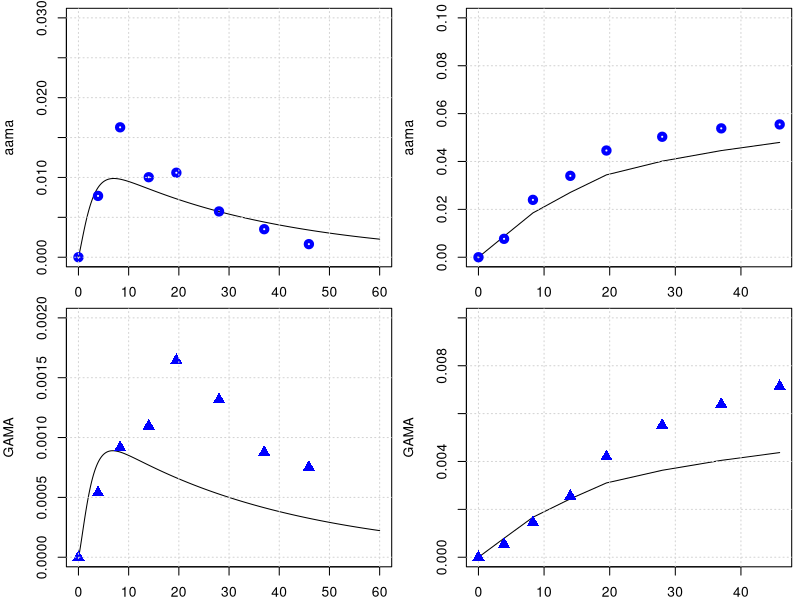

Recreate this plot in R.
library(deSolve)
library(minpack.lm)

graphics.off()

#body weight in kg
BW = 70 

# fractions of BW
##https://journals.sagepub.com/doi/pdf/10.1177/ANIB_32_3-4
F_B = 0.079 
F_B_AB = 0.35 #fraction: arterial blood of blood volume
F_B_VB = 0.65 #fraction: venous blood of blood volume
F_Li = 0.026
F_Ki = 0.0044
F_T = 1-(F_B+F_Li+F_Ki)

#organ volumes in L
V_AB <- BW*F_B*F_B_AB 
V_VB <- BW*F_B*F_B_VB 
V_T <- BW*F_T
V_Ki <- BW*F_Ki
V_Li <- BW*F_Li

#cardiac output in L/(kg*h)
##https://journals.sagepub.com/doi/pdf/10.1177/ANIB_32_3-4
QCC = 16 #12.5 # maybe 14 or 6.5 check?
Q_C = QCC*BW^0.75
FQ_P = 2.5/100 

FQ_Li = 0.19
FQ_Ki = 0.255 #total - there is also an aterial flow rate 
FQ_T = 1 -( FQ_Li + FQ_Ki +FQ_P)
Q_Li <- Q_C*FQ_Li
Q_Ki <- Q_C*FQ_Ki
Q_T <- Q_C*FQ_T

# partition coefficient
pAA_TB = 0.4
pAA_KiB = 0.8
pAA_LiB = 0.3

pGA_TB = 0.97
pGA_LiB = 0.5
pGA_KiB = 1.0

#reaction rate constants 
k_AAuptake = 1 #1/h

k_onAA_T = 0.028 #1/h
k_onAA_B = 0.0036 #1/h
k_onAA_Li = 0.071 #1/h
k_onAA_Ki = 0.13 #1/h

k_syn_GSH = 0.025 #mmol/h 
k_cl_GSH = 0.35 #1/h
k_onAA_GSH = 0.55 #L/(mmol h)
k_onGA_GSH = 0.8 #L/(mmol h)

k_onGA_T = 0.089 #1/h
k_onGA_B = 0.0108 #1/h
k_onGA_Ki = k_onAA_T/2 #1/h
k_onGA_Li = 0.215 #1/h

k_exc_AAMA = 0.029      # 0.049 #1/h or 0.13 # this will change the shape
k_exc_GAMA = 0.027     # 0.077 #1/h  # or 0.027
k_exc_GAOH = 0.077     # 1/h
k_exc_GA <- 2.48       # 1/h Q_Ki*0.025
k_exc_AA <- 2


MW_aa = 71   # mg/mmol
MW_ga = 87   # mg/mmol

MW_GSH = 307.32 # mg/mmol

# Maximum velocity for enzymatic reaction 
V_max_p450 = 9 /MW_aa*BW^0.7  # 0.235 mg/h (Tien: AA to GA mmol/hr)
V_max_EH = 20 /MW_ga*BW^0.7  
KM_p450 = 10.0
KM_EH = 100.0

k_0_GSH = 7
### CHECK  WHY     m_GSH_Li = 7.0*V_Li, Tien: 7.0 as in Sweeney is the Initial GSH (mmol/l)

# +++++++++++++++++++++++++++++++++++++++++++++++++++++++++++++++++
# create list of parameter
# +++++++++++++++++++++++++++++++++++++++++++++++++++++++++++++++++
params <- unlist(c(data.frame(pAA_TB, pAA_LiB, pAA_KiB,
                              pGA_TB, pGA_LiB, pGA_KiB,
                              k_onAA_T, k_onAA_B, k_onAA_Li, k_onAA_GSH, k_onAA_Ki,
                              k_onGA_T, k_onGA_B, k_onGA_Li, k_onGA_Ki, k_exc_GA,
                              k_onGA_GSH, k_exc_AAMA, k_exc_GAMA, k_exc_GAOH,
                              k_cl_GSH, V_max_p450, KM_p450, V_max_EH, KM_EH,
                              k_AAuptake)
                          ))
yini <- c(m_AA_AB = 0.0, m_GA_AB = 0.0, m_AA_VB = 0.0, m_GA_VB = 0.0,
          m_AA_Ki = 0.0, m_GA_Ki = 0.0, m_AA_dose = 0 ,
          m_AA_Li = 0.0, m_AAMA = 0.0,  #m_AAMA_urinary = 0.0,
          m_GA_Li = 0.0, m_GAMA = 0.0,
          #m_GAMA_urinary = 0.0, 
          m_GSH_Li = k_0_GSH * V_Li * MW_GSH, 
          m_AA_T = 0.0, m_GA_T = 0.0,
          m_GAOH = 0.0, 
          m_AA_out = 0.0,
          m_AA_accum = 0.0,
          m_AA_free = 0.0,
          m_AA_in = 0.0,
          m_GA_out = 0.0,
          m_GA_accum = 0.0,
          m_GA_free = 0.0,
          m_GA_in = 0.0
)
# ++++++++++++++++++++++++++++++++++++++++++++++++++++++++++++++++++
# PBPK model for Acrylamide 
# ++++++++++++++++++++++++++++++++++++++++++++++++++++++++++++++++++
PBPKmodelAA <- function(t,state,parameter){
  with(as.list(c(t,state,parameter)), {
    #concentrations blood in the organs in mg/L
    c_AA_AB <- m_AA_AB/V_AB
    c_AA_VB <- m_AA_VB/V_VB
    c_AA_T <- m_AA_T/V_T
    c_AA_Li <- m_AA_Li/V_Li
    c_AA_Ki <- m_AA_Ki/V_Ki
    
    c_GSH_Li <- m_GSH_Li/V_Li
    
    c_GA_AB <- m_GA_AB/V_AB
    c_GA_VB <- m_GA_VB/V_VB
    c_GA_T <- m_GA_T/V_T
    c_GA_Li <- m_GA_Li/V_Li
    c_GA_Ki <- m_GA_Ki/V_Ki
    
    # units checked -> mg/h   
    dm_AA_AB <- Q_C*(c_AA_VB - c_AA_AB) -k_onAA_B*m_AA_AB
    dm_GA_AB <- Q_C*(c_GA_VB - c_GA_AB) -k_onGA_B*m_GA_AB
    # units checked -> mg/h   
    dm_AA_VB <- Q_T*(c_AA_T/pAA_TB) +Q_Li*(c_AA_Li/pAA_LiB) +Q_Ki*(c_AA_Ki/pAA_KiB) - Q_C*c_AA_VB -k_onAA_B*m_AA_VB
    dm_GA_VB <- Q_T*(c_GA_T/pGA_TB) +Q_Li*(c_GA_Li/pGA_LiB) +Q_Ki*(c_GA_Ki/pGA_KiB) - Q_C*c_GA_VB -k_onGA_B*m_GA_VB
    # units checked -> mg/h   
    dm_AA_Ki <- Q_Ki*c_AA_AB -Q_Ki*(c_AA_Ki/pAA_KiB) -k_onAA_Ki*m_AA_Ki 
    dm_GA_Ki <- Q_Ki*c_GA_AB -Q_Ki*(c_GA_Ki/pGA_KiB) -k_onGA_Ki*m_GA_Ki 
    # units checked -> mg/h   
    dm_AA_dose <- -k_AAuptake*m_AA_dose
    
    metAA_GSH <- k_onAA_GSH*c_GSH_Li*m_AA_Li / MW_GSH
    metAA_P450 <- V_max_p450 * MW_aa*c_AA_Li/ (KM_p450+c_AA_Li)
    # units checked -> mg/h  
    #   RAL1 = QL*CA1 + KA*STOM - QL*CVL1 - RP450 - RGST1 - rpbl1
    dm_AA_Li <- Q_Li*(c_AA_AB - c_AA_Li/pAA_LiB) + k_AAuptake*m_AA_dose - 
                  k_onAA_Li*m_AA_Li  - metAA_P450 - metAA_GSH
    # Trine: I think the two last parts of the equation should be subtracted. 
    # Metabolism of AA by P450 and EH will remove AA
    
    # units checked -> mg/h   
    dm_AAMA <- metAA_P450  - m_AAMA*k_exc_AAMA
    # units checked -> mg/h
    metGA_GSH <- k_onGA_GSH*c_GSH_Li*m_GA_Li / MW_GSH
    metGA_EH <- (V_max_EH *MW_ga *c_GA_Li)/(KM_EH+c_GA_Li)
    # units checked -> mg/h 
    #  RAL2 = QL*CA2 + KA2*STOM2 - QL*CVL2 + RP450 - RGST2 - REH - rpbl2
    # Trine: I think the two last parts of the equation should be subtracted. 
    # Metabolism of AA by P450 and EH will remove AA
    dm_GA_Li <- Q_Li*(c_GA_AB - c_GA_Li/pGA_LiB) - k_onGA_Li*m_GA_Li + 
                        metAA_P450 - metGA_GSH -metGA_EH
    # units checked -> mg/h, 
    # old: dm_GAMA <-  metGA_GSH - m_GAMA*k_exc_GAMA 
    #Trine: I do not think metGA_EH should be here. That's the metabolism to glyceramide, and will not contribute to GAMA
    # Trine: However I think, maybe, that the metAA_EH shold be here, as the metabolism of AA by EH is producing GA. 
    # Trine: Maybe production of glyceramide should be a separate equation? Need to discuss!!
    dm_GAMA <-  metGA_GSH  -m_GAMA*k_exc_GAMA
    # units checked -> mg  
    # units checked -> mg/h
    # Trine: I think the metAA_P450 and metAA_GSH should not be in this equation. 
    # The metGA_EH and metGA_GSH should be subtracted, as they will remove GA from the liver.
    dm_GSH_Li <-  -k_cl_GSH*m_GSH_Li + metAA_GSH - metGA_GSH
    # units checked -> mg/h   
    dm_AA_T <- Q_T*(c_AA_AB - c_AA_T/pAA_TB) -k_onAA_T*m_AA_T
    dm_GA_T <- Q_T*(c_GA_AB - c_GA_T/pGA_TB) -k_onGA_T*m_GA_T

    dm_GAOH <- metGA_EH -m_GAOH*k_exc_GAMA

    dm_AA_out <- metAA_P450 + metAA_GSH
    dm_AA_accum <- k_onAA_B*m_AA_AB +k_onAA_B*m_AA_VB +k_onAA_T*m_AA_T +k_onAA_Li*m_AA_Li +k_onAA_Ki*m_AA_Ki
    dm_AA_free <- dm_AA_AB + dm_AA_VB +dm_AA_T +dm_AA_Li +dm_AA_Ki
    dm_AA_in <- k_AAuptake*m_AA_dose
    
    dm_GA_out <- metGA_GSH + metGA_EH 
    dm_GA_accum <- k_onGA_B*m_GA_AB +k_onGA_B*m_GA_VB +k_onGA_T*m_GA_T +k_onGA_Li*m_GA_Li +k_onGA_Ki*m_GA_Ki
    dm_GA_free <- dm_GA_AB + dm_GA_VB +dm_GA_T +dm_GA_Li +dm_GA_Ki 
    dm_GA_in <- metGA_GSH +metGA_EH
    
    return(list(c(dm_AA_AB,  dm_GA_AB,  dm_AA_VB,    dm_GA_VB,
                  dm_AA_Ki,  dm_GA_Ki,  dm_AA_dose,  dm_AA_Li,
                  dm_AAMA,  # dm_AAMA_urinary,  
                  dm_GA_Li,  dm_GAMA,
                  #dm_GAMA_urinary,    
                  dm_GSH_Li, dm_AA_T,   dm_GA_T,
                  dm_GAOH,
                  dm_AA_out,
                  dm_AA_accum,
                  dm_AA_free,
                  dm_AA_in,
                  dm_GA_out,
                  dm_GA_accum,
                  dm_GA_free,
                  dm_GA_in
    )))
  })
}
PBPKmodelAA <- compiler::cmpfun(PBPKmodelAA)



################################################################
# manual readout from Kopp and Dekant 2009
################################################################
times <- seq(from = 0, to = 60, by = 0.1)
diet <- data.frame(var = "m_AA_dose", method = "add",
                   time = c(0.0),  value = 0.5 *BW /1000 )  # dose of 0.05 microg/kg bw
out <- ode(y = yini, times = times, func = PBPKmodelAA, parms = params, events = list(data = diet))
yobs_urine <- data.frame(
  time = c(0.0, 3.9, 8.3, 14, 19.5, 28, 37, 45.9),
  AAMA = c(0.0/1000000, 32.8/1000000, 69.5/1000000, 42.8/1000000, 45.2/1000000, 24.5/1000000, 15/1000000, 7/1000000)*234.28, #https://pubchem.ncbi.nlm.nih.gov/compound/N-Acetyl-S-_2-carbamoylethyl_-L-cysteine
  GAMA = c(0.0, 2.15*1e-6, 3.66*1e-6, 4.38*1e-6, 6.57*1e-6, 5.26*1e-6, 3.50*1e-6, 3.0*1e-6)*250.27
)
# plot for AAMA in urinary
par(mfrow=c(2,2),mar=c(2,4,.5,.5))
plot(out[,'time'], out[,'m_AAMA']   ,type = 'l',xlab = 'time', ylab = 'aama', ylim = c(0,.03) )
points(yobs_urine$time, yobs_urine$AAMA , col="blue", lwd = 4) ; grid()
time_points_measure_unrine = c(1, 40, 84, 141, 196, 280 , 371, 460)
tamtam = out[,'m_AAMA'][time_points_measure_unrine ]
plot(yobs_urine$time, cumsum( tamtam ),type = 'l', ylab = 'aama', ylim = c(0,.1), xlab = 'time' ); grid()
points(yobs_urine$time, cumsum(yobs_urine$AAMA) , col="blue", lwd = 4)

# plot for GAMA 
plot(out[,'time'], out[,'m_GAMA']  ,type = 'l',xlab = '', ylab = 'GAMA', ylim = c(0,.002) )
points(yobs_urine$time, yobs_urine$GAMA , col="blue", cex = 1.5, pch = 17); grid()
time_points_measure_unrine = c(1, 40, 84, 141, 196, 280 , 371, 460)
tamtam = out[,'m_GAMA'][time_points_measure_unrine ]
plot(yobs_urine$time, cumsum( tamtam ),type = 'l',xlab = '', ylab = 'GAMA', ylim = c(0,.01) ); grid()
points(yobs_urine$time, cumsum(yobs_urine$GAMA) , col="blue",cex = 1.5, pch = 17)
